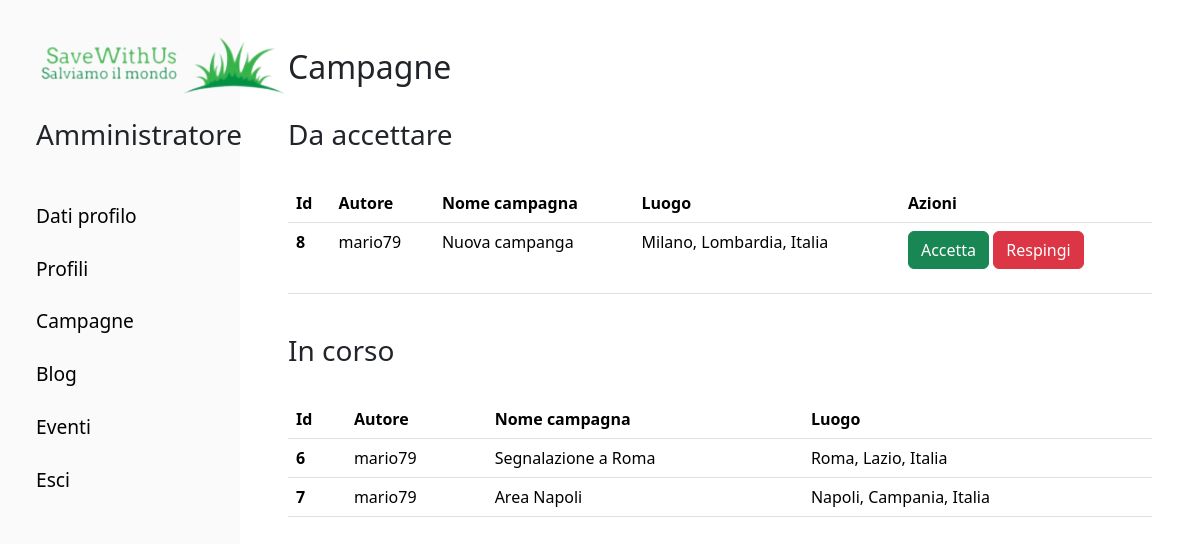
/admin/index.php?page=campagne (signed in), run on the app's committed database.
### tables this page shows
CREATE TABLE `campagne` (
  `id_campagna` int(11) NOT NULL,
  `nome_campagna` varchar(30) NOT NULL,
  `descrizione` varchar(255) NOT NULL,
  `giorno_ritrovo` date NOT NULL,
  `foto` varchar(100) NOT NULL,
  `stato` int(11) NOT NULL,
  `autore` int(11) NOT NULL,
  `luogo` varchar(50) NOT NULL,
  `latitudine` varchar(255) NOT NULL,
  `longitudine` varchar(255) NOT NULL
);

CREATE TABLE `utenti` (
  `id_user` int(11) NOT NULL,
  `nome` varchar(20) NOT NULL,
  `cognome` varchar(20) NOT NULL,
  `email` varchar(40) NOT NULL,
  `num_tel` char(13) NOT NULL,
  `username` varchar(10) NOT NULL,
  `password` char(60) NOT NULL,
  `created` datetime NOT NULL
);

### admin/pages.php (the view, shortened to what this page needs)
<?php
function get_page($page)
{
    include('../db.php');
    $sql = "SELECT * from amministratori WHERE id_admin=" . $_SESSION['idamm'];
    $risprivilegi = $conn->query($sql);
    switch ($page) {
?>
        <?php
        case "campagne":
            if ($risprivilegi->fetch_assoc()['azione_campagne'] == "true") {
                $sql = "SELECT utenti.username, campagne.id_campagna, campagne.nome_campagna, campagne.stato, campagne.luogo, campagne.latitudine, campagne.longitudine FROM utenti join campagne on utenti.id_user=campagne.autore";
                $ris = $conn->query($sql);
        ?>
            <div class="tabl-utenti">
                <h2>Campagne</h2><br>
                <table class="table">
                    <h3>Da accettare</h3><br>
                    <thead class="thead-dark">
                        <tr>
                            <th scope="col">Id</th>
                            <th scope="col">Autore</th>
                            <th scope="col">Nome campagna</th>
                            <th scope="col">Luogo</th>
                            <th scope="col">Azioni</th>
                        </tr>
                    </thead>
                    <tbody>
                        <?php
                        while ($row = $ris->fetch_assoc()) {
                            if ($row["stato"] == "1") {
                        ?>
                                <tr>
                                    <th><?= $row['id_campagna'] ?></th>
                                    <td><?= $row['username']  ?></td>
                                    <td><?= $row['nome_campagna'] ?></td>
                                    <td><?= $row['luogo'] ?></td>
                                    <td>
                                        <form action="<?= htmlspecialchars($_SERVER['PHP_SELF']) . "?azionecamp=" . $row["id_campagna"] ?>" method="post">
                                            <input type="submit" class="btn btn-success" value="Accetta" name="accept">
                                            <input type="submit" class="btn btn-danger" value="Respingi" name="delete">
                                        </form>
                                    </td>
                                </tr>
                        <?php
                            }
                        }
                        ?>
                    </tbody>
                </table>
                <br>
                <h3>In corso</h3><br>
                <table class="table">
                    <thead class="thead-dark">
                        <tr>
                            <th scope="col">Id</th>
                            <th scope="col">Autore</th>
                            <th scope="col">Nome campagna</th>
                            <th scope="col">Luogo</th>
                        </tr>
                    </thead>
                    <tbody>
                        <?php
                        $sql = "SELECT utenti.username, campagne.id_campagna, campagne.nome_campagna, campagne.stato, campagne.luogo, campagne.latitudine, campagne.longitudine FROM utenti join campagne on utenti.id_user=campagne.autore";
                        $ris = $conn->query($sql);
                        while ($row = $ris->fetch_assoc()) {
                            if ($row["stato"] == "2") {
                        ?>
                                <tr>
                                    <th><?= $row['id_campagna'] ?></th>
                                    <td><?= $row['username']  ?></td>
                                    <td><?= $row['nome_campagna'] ?></td>
                                    <td><?= $row['luogo'] ?></td>
                                </tr>
                        <?php
                            }
                        }
                        ?>
                    </tbody>
                </table>
            </div>
        <?php
            } else {
                echo 'Non hai accesso a questa sezione';
            }
            break;
        ?>
<?php
    }
}
?>

### admin/style/style.css (style rules this page uses)
body, html { height: 100%; font-family: "Roboto", sans-serif; margin: 0; }
.main .tabl-utenti { height: 100%; padding: 5%; }

### data on the page
campagne: id_campagna "8", autore.username "mario79", nome_campagna "Nuova campanga", luogo "Milano, Lombardia, Italia"
campagne: id_campagna "6", autore.username "mario79", nome_campagna "Segnalazione a Roma", luogo "Roma, Lazio, Italia"
campagne: id_campagna "7", autore.username "mario79", nome_campagna "Area Napoli", luogo "Napoli, Campania, Italia"
